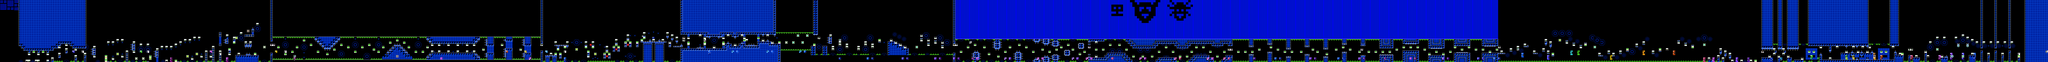

Rendered tile map (Tiled .tmx) drawn with the repository's tilesets; below, a short description and the map source with its tile grids summarised:
An orthogonal 879x27 tile map with 16x16 px tiles, 2 tile layers (SP, ...), 2 tilesets, 2 image layers.

<map version="1.10" tiledversion="1.11.2" orientation="orthogonal" renderorder="right-down" width="879" height="27" tilewidth="16" tileheight="16" infinite="0" nextlayerid="5" nextobjectid="1">
 <editorsettings>
  <chunksize width="16" height="27" />
  <export target="electroman.csv" format="csv" />
 </editorsettings>
 <tileset firstgid="1" name="famidash" tilewidth="16" tileheight="16" tilecount="256" columns="16">
  <image source="../../../GRAPHICS/famidash.bmp" width="256" height="256" />
 </tileset>
 <tileset firstgid="257" name="sprites" tilewidth="16" tileheight="16" tilecount="256" columns="16">
  <image source="../../../GRAPHICS/sprites.png" width="256" height="256" />
 </tileset>
 <imagelayer id="3" name="Image Layer 1" parallaxx="0.9" parallaxy="0.9" repeatx="1" repeaty="1">
  <image source="../../../GRAPHICS/Old/parallax Blue.bmp" width="144" height="72" />
 </imagelayer>
 <imagelayer id="4" name="Image Layer 2" offsetx="0" offsety="432" repeatx="1">
  <image source="../../../GRAPHICS/ground.bmp" width="64" height="128" />
 </imagelayer>
 <layer id="1" width="879" height="27">
  <data>[23733 cells, 12674 non-empty, 91 distinct tile ids]</data>
 </layer>
 <layer id="2" name="SP" width="879" height="27">
  <data>[23733 cells, 520 non-empty, 87 distinct tile ids]</data>
 </layer>
</map>
